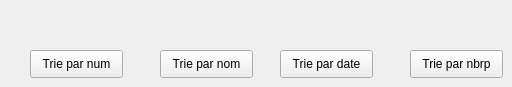
          <widget class="QWidget" name="tab_7">
           <attribute name="title">
            <string>Trie</string>
           </attribute>
           <widget class="QPushButton" name="pushButton_3">
            <property name="geometry">
             <rect>
              <x>30</x>
              <y>50</y>
              <width>93</width>
              <height>28</height>
             </rect>
            </property>
            <property name="text">
             <string>Trie par num</string>
            </property>
           </widget>
           <widget class="QPushButton" name="pushButton_4">
            <property name="geometry">
             <rect>
              <x>160</x>
              <y>50</y>
              <width>93</width>
              <height>28</height>
             </rect>
            </property>
            <property name="text">
             <string>Trie par nom</string>
            </property>
           </widget>
           <widget class="QPushButton" name="pushButton_5">
            <property name="geometry">
             <rect>
              <x>280</x>
              <y>50</y>
              <width>93</width>
              <height>28</height>
             </rect>
            </property>
            <property name="text">
             <string>Trie par date</string>
            </property>
           </widget>
           <widget class="QPushButton" name="pushButton_6">
            <property name="geometry">
             <rect>
              <x>410</x>
              <y>50</y>
              <width>93</width>
              <height>28</height>
             </rect>
            </property>
            <property name="text">
             <string>Trie par nbrp</string>
            </property>
           </widget>
          </widget>
